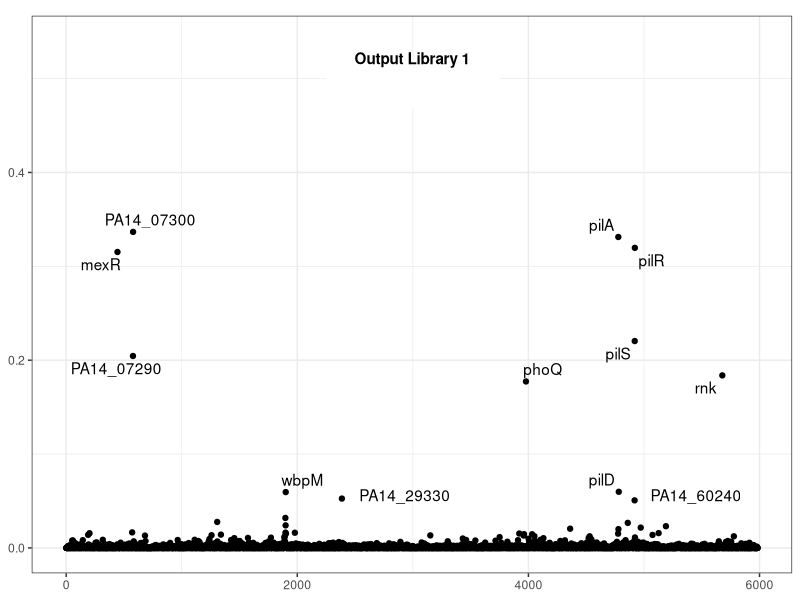
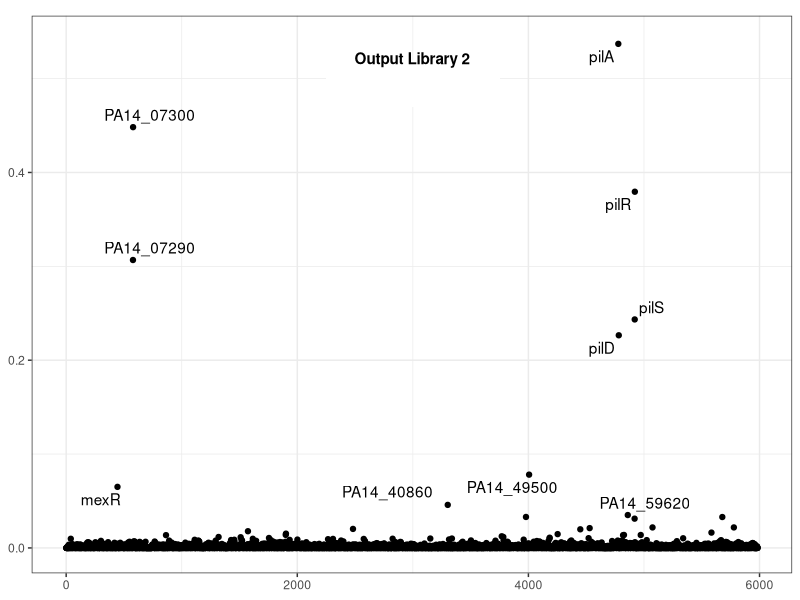
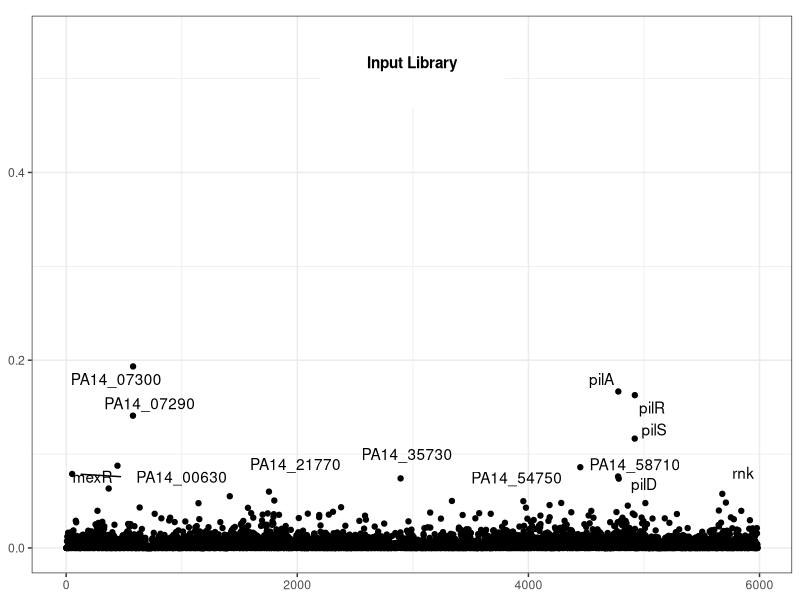
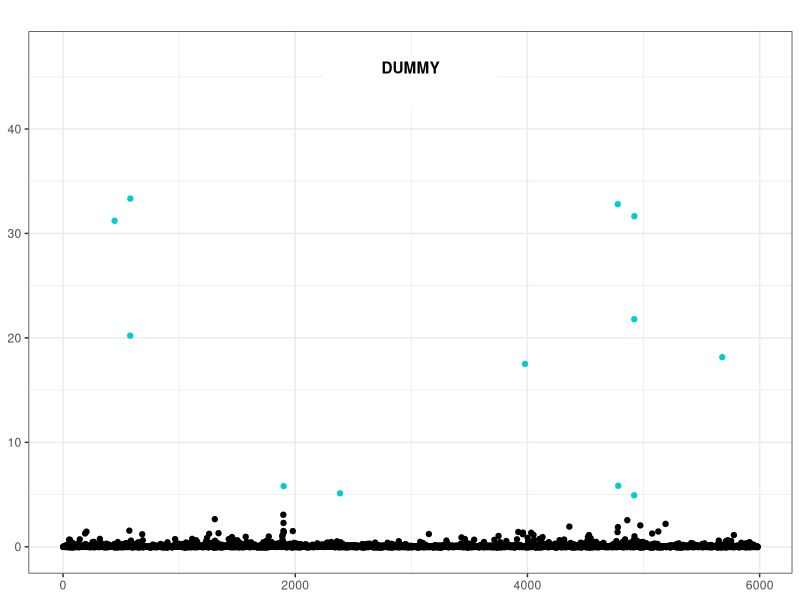

Reproduce these figures in R, in order.
## ---- chunk 1
knitr::opts_chunk$set(echo = TRUE)
## ---- chunk 2
library(tidyr)
library(tidyverse)
library(ggplot2)
library(gridExtra)
library(ggrepel)
library(readxl)
library(grDevices)
library(grid)
## ---- chunk 3
Plotting_data <- read_excel("Plotting_data.xlsx")
data <- as_tibble(Plotting_data)
data <- rename(data, Input = Input_1)
data <- data %>% arrange(start)
data <- data %>%
  mutate(index_input = Input/(0.9*gene_length),
         index_output1 = Output_1/(0.9*gene_length),
         index_output2 = Output_2/(0.9*gene_length),
         count = c(1:5983))

data_long <- data %>% 
  select(id, index_input, index_output1, index_output2) %>% 
  pivot_longer(cols = -id, names_to = "library", values_to = "index_value") 

data_long <- data_long  %>% filter(index_value>0)

stat <- data_long %>% group_by(library) %>%
  summarise(mean = mean(index_value),
            sd = sd(index_value),
            n = n())

stat <- data.frame(stat)

data <- data %>%
  mutate(z_stat_input = if_else(Input>0,(index_input-mean(index_input))/sd(index_input),0),
         z_stat_output1 = if_else(Output_1>0,(index_output1-mean(index_output1))/sd(index_output1),0),
         z_stat_output2 = if_else(Output_2>0,(index_output2-mean(index_output2))/sd(index_output2),0),
         input_pvalue_adj = stat[1,4]*pnorm(z_stat_input, 0, 1, FALSE),
         output1_pvalue_adj = stat[2,4]*pnorm(z_stat_output1, 0, 1, FALSE),
         output2_pvalue_adj = stat[3,4]*pnorm(z_stat_output2, 0, 1, FALSE),
         input_significant = if_else(input_pvalue_adj<0.05,"yes","no"),
         output1_significant = if_else(output1_pvalue_adj<0.05,"yes","no"),
         output2_significant = if_else(output2_pvalue_adj<0.05,"yes","no"))

label_output1 <- data %>%
  arrange(desc(index_output1)) %>%
  .[1:12,]

label_output1[12,3] = " "
label_output1[11,3] = " "

p1 <- data %>%
  ggplot(aes(x=count, y=z_stat_output1, color=output1_significant)) +
  geom_point() +
  ggtitle("Output Library 1") +
  xlab("Gene number") + 
  theme_bw() +
  theme(axis.title.y = element_blank(),
        axis.title.x = element_blank(),
        legend.position = "none",
        plot.margin = unit(c(-0.2,0.2,0.2,0.2), "cm"),
        plot.title = element_text(hjust = 0.5, vjust = -12.5, size = 11, face="bold")) +
  geom_hline(yintercept = 4.04, lty=2, color="black") +
  scale_color_manual(values = c("yes"="cyan3", "no"="black")) +
  scale_y_continuous(limits=c(-0.2,47)) +
  geom_text_repel(data = label_output1,color = "cyan3", aes(label = gene_name)) +
  annotate("text",x=5500,y=7,label="PA14_60240",col="cyan3") +
  annotate("text",x=2975,y=7,label="PA14_29330",col="cyan3") +
  annotate("rect",xmin=2250,xmax=3750,ymin=42,ymax=47,fill="white")

label_output2 <- data %>%
  arrange(desc(index_output2)) %>%
  .[1:8,]

p2 <- data %>%
  ggplot(aes(x=count, y=z_stat_output2, color=output2_significant)) +
  geom_point() +
  ggtitle("Output Library 2") +
  xlab("Gene number") + 
  theme_bw() +
  theme(axis.title.y = element_blank(),
        axis.title.x = element_blank(),
        legend.position = "none",
        plot.margin = unit(c(-0.2,0.2,0.2,0.2), "cm"),
        plot.title = element_text(hjust = 0.5, vjust = -12.5, size = 11, face="bold")) +
  geom_hline(yintercept = 4.04, lty=2, color="black") +
  scale_color_manual(values = c("yes"="cyan3", "no"="black")) +
  scale_y_continuous(limits=c(-0.2,47)) +
  geom_text_repel(data = label_output2,color = "cyan3", aes(label = gene_name)) +
  annotate("rect",xmin=2250,xmax=3750,ymin=42,ymax=47,fill="white")

title_out = textGrob("Insertion Maps", hjust = 0.415, vjust = 2, gp = gpar(fontsize = 15, fontface = 'bold'))
title_out <- arrangeGrob(title_out,zeroGrob(),
                         widths = unit(1,'npc'),
                         heights = unit(c(0.6,1),c('cm','npc')),
                         as.table = FALSE)

left_out = textGrob("Z Score", hjust = 3.75, rot = 90, gp = gpar(fontsize = 12, fontface = 'bold'))

set.seed(3)
g <- arrangeGrob(p1,p2, ncol=1, nrow=2, left = left_out, top = title_out)
ggsave(file="Insertion_Maps_Outputs_Zscore.png",g)

label_input <- data %>%
  arrange(desc(index_input)) %>%
  .[1:14,]

label_input[8,3] = " "
label_input[9,3] = "PA14_58710"
label_input[10,3] = " "
label_input[11,3] = " "
label_input[12,3] = " "
label_input[13,3] = " "
label_input[14,3] = " "

p3 <- data %>%
  ggplot(aes(x=count, y=z_stat_input, color=input_significant)) +
  geom_point() +
  ggtitle("Input Library") +
  xlab("Gene number") + 
  theme_bw() +
  theme(axis.title.y = element_blank(),
        axis.title.x = element_blank(),
        legend.position = "none",
        plot.margin = unit(c(-0.2,0.2,0.2,0.2), "cm"),
        plot.title = element_text(hjust = 0.5, vjust = -12.5, size = 11, face="bold")) +
  geom_hline(yintercept = 4.22, lty=2, color="black") +
  scale_color_manual(values = c("yes"="cyan3", "no"="black")) +
  scale_y_continuous(limits=c(-0.6,47)) +
  annotate("text",x=5860,y=8,label="rnk",col="cyan3") +
  annotate("text",x=4985,y=7.85,label="pilD",col="cyan3") +
  annotate("text",x=2950,y=11,label="PA14_35730",col="cyan3") +
  annotate("text",x=1985,y=9.5,label="PA14_21770",col="cyan3") +
  annotate("text",x=1000,y=8.6,label="PA14_00630",col="cyan3") +
  annotate("segment", x = 125, xend = 475, y = 9.4, yend = 8.6, colour = "cyan3") +
  geom_text_repel(data = label_input,color = "cyan3", aes(label = gene_name)) +
  annotate("rect",xmin=2250,xmax=3750,ymin=42,ymax=47,fill="white")

pdummy <- data %>%
  ggplot(aes(x=count, y=z_stat_output1, color=output1_significant)) +
  geom_point() +
  ggtitle("DUMMY") +
  theme_bw() +
  theme(axis.title.y = element_blank(),
        axis.title.x = element_blank(),
        legend.position = "none",
        plot.title = element_text(hjust = 0.5, vjust = -12.5, size = 11, face="bold")) +
  scale_color_manual(values = c("yes"="cyan3", "no"="black")) +
  scale_y_continuous(limits=c(-0.2,47)) +
  annotate("rect",xmin=2250,xmax=3750,ymin=42,ymax=47,fill="white")

bot_in = textGrob("Gene number", vjust = -28, gp = gpar(fontsize = 12, fontface = 'bold'))
left_in = textGrob("Z Score", hjust = 2 ,rot = 90, gp = gpar(fontsize = 12, fontface = 'bold'))

set.seed(1)
g <- arrangeGrob(p3, pdummy, ncol=1, nrow=2,left = left_in, bottom = bot_in)
ggsave(file="Insertion_Map_Input_Zscore.png",g)
## ---- chunk 4
label_output1 <- data %>%
  arrange(desc(index_output1)) %>%
  .[1:12,]

label_output1[12,3] = ""
label_output1[11,3] = ""

p1 <- data %>%
  ggplot(aes(x=count, y=index_output1)) +
  geom_point() +
  ggtitle("Output Library 1") +
  theme_bw() +
  theme(axis.title.y = element_blank(),
        axis.title.x = element_blank(),
        plot.margin = unit(c(-0.2,0.2,0.2,0.2), "cm"),
        plot.title = element_text(hjust = 0.5, vjust = -14, size = 11, face="bold")) +
  scale_y_continuous(limits=c(0,0.54)) +
  geom_text_repel(data = label_output1, aes(label = gene_name)) +
  annotate("text",x=5450,y=0.056,label="PA14_60240",col="black") +
  annotate("text",x=2930,y=0.056,label="PA14_29330",col="black") +
  annotate("rect",xmin=2250,xmax=3750,ymin=0.47,ymax=0.52,fill="white")
  
label_output2 <- data %>%
  arrange(desc(index_output2)) %>%
  .[1:10,]

label_output2[9,3] = ""

p2 <- data %>%
  ggplot(aes(x=count, y=index_output2)) +
  geom_point() +
  ggtitle("Output Library 2")+
  theme_bw() +
  theme(axis.title.y = element_blank(),
        axis.title.x = element_blank(),
        plot.margin = unit(c(-0.2,0.2,0.2,0.2), "cm"),
        plot.title = element_text(hjust = 0.5, vjust = -14, size = 11, face="bold")) +
  scale_y_continuous(limits=c(0,0.54)) +
  geom_text_repel(data = label_output2, aes(label = gene_name)) +
  annotate("text",x=2780,y=0.06,label="PA14_40860",col="black") +
  annotate("rect",xmin=2250,xmax=3750,ymin=0.47,ymax=0.52,fill="white")

###### Arrange Plots ######  
    
title_out = textGrob("Insertion Maps", hjust = 0.415, vjust = 2, gp = gpar(fontsize = 15, fontface = 'bold'))
title_out <- arrangeGrob(title_out,zeroGrob(),
                         widths = unit(1,'npc'),
                         heights = unit(c(0.6,1),c('cm','npc')),
                         as.table = FALSE)

left_out = textGrob("Insertion index", hjust = 2, rot = 90, gp = gpar(fontsize = 12, fontface = 'bold'))

set.seed(3)
g <- arrangeGrob(p1,p2, ncol=1, nrow=2, left = left_out, top = title_out)
  ggsave(file="Insertion_Maps_Outputs_Insertion_Index.png",g)

###### Input Plot ######
  
label_input <- data %>%
  arrange(desc(index_input)) %>%
  .[1:14,]

label_input[7,3] = " "  
label_input[8,3] = " "
label_input[9,3] = "PA14_58710"
label_input[10,3] = " "
label_input[11,3] = " "
label_input[12,3] = " "
label_input[13,3] = " "
label_input[14,3] = " "

p3 <- data %>%
  ggplot(aes(x=count, y=index_input)) +
  geom_point() +
  ggtitle("Input Library") +
  xlab("Gene number") +
  theme_bw() +
  theme(axis.title.x = element_blank(),
        axis.title.y = element_blank(),
        plot.margin = unit(c(-0.2,0.2,0.2,0.2), "cm"),
        plot.title = element_text(hjust = 0.5, vjust = -15, size = 11, face="bold")) +
  scale_y_continuous(limits=c(0,0.54)) +
  geom_text_repel(data = label_input, aes(label = gene_name)) +
  annotate("text",x=5860,y=0.08,label="rnk",col="black") +
  annotate("text",x=2950,y=0.1,label="PA14_35730",col="black") +
  annotate("text",x=1985,y=0.0895,label="PA14_21770",col="black") +
    annotate("text",x=3900,y=0.075,label="PA14_54750",col="black") +
  annotate("text",x=5000,y=0.068,label="pilD",col="black") +
  annotate("text",x=1000,y=0.0759,label="PA14_00630",col="black") +
  annotate("segment", x = 125, xend = 475, y = 0.0785, yend = 0.0759, colour = "black") +
  annotate("rect",xmin=2200,xmax=3800,ymin=0.47,ymax=0.52,fill="white")

pdummy <- data %>%
  ggplot(aes(x=count, y=z_stat_output1, color=output1_significant)) +
  geom_point() +
  ggtitle("DUMMY") +
  theme_bw() +
  theme(axis.title.y = element_blank(),
        axis.title.x = element_blank(),
        legend.position = "none",
        plot.title = element_text(hjust = 0.5, vjust = -12.5, size = 11, face="bold")) +
  scale_color_manual(values = c("yes"="cyan3", "no"="black")) +
  scale_y_continuous(limits=c(-0.2,47)) +
  annotate("rect",xmin=2250,xmax=3750,ymin=42,ymax=47,fill="white")

bot_in = textGrob("Gene number", vjust = -28, gp = gpar(fontsize = 12, fontface = 'bold'))
left_in = textGrob("Z Score", hjust = 2 ,rot = 90, gp = gpar(fontsize = 12, fontface = 'bold'))

set.seed(1)
g <- arrangeGrob(p3, pdummy, ncol=1, nrow=2,left = left_in, bottom = bot_in)
ggsave(file="Insertion_Map_Input_Insertion_Index.png",g)
